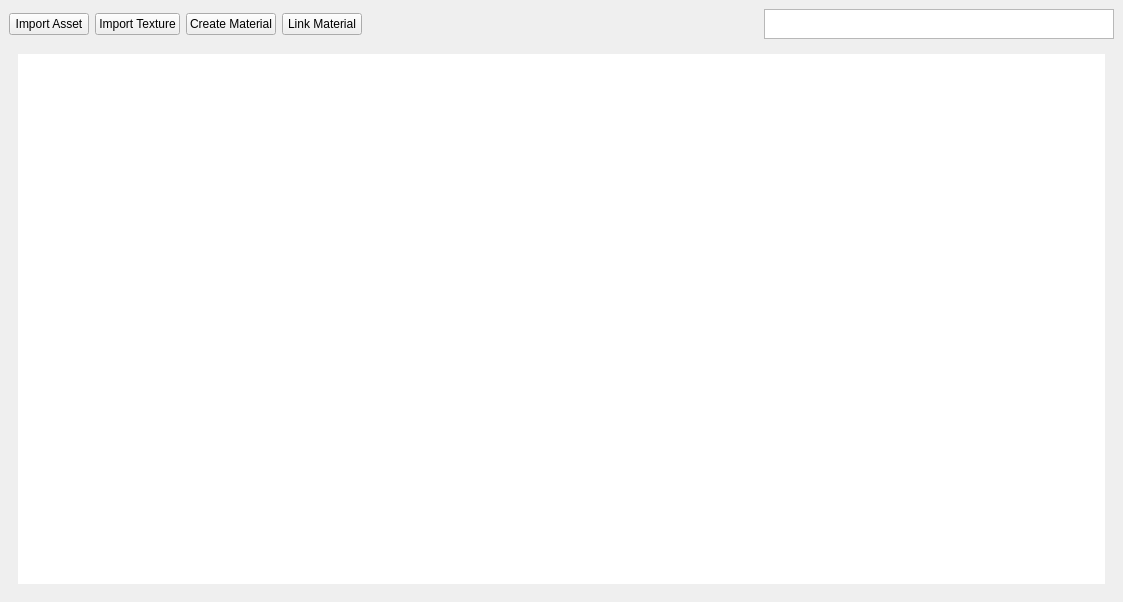
<?xml version="1.0" encoding="UTF-8"?>
<ui version="4.0">
 <class>MainWindow</class>
 <widget class="QMainWindow" name="MainWindow">
  <property name="geometry">
   <rect>
    <x>0</x>
    <y>0</y>
    <width>1123</width>
    <height>602</height>
   </rect>
  </property>
  <property name="windowTitle">
   <string>MainWindow</string>
  </property>
  <widget class="QWidget" name="centralwidget">
   <layout class="QVBoxLayout" name="verticalLayout">
    <item>
     <layout class="QGridLayout" name="gridLayout_2" rowstretch="0,0,1">
      <item row="0" column="3">
       <widget class="QPushButton" name="link_btn">
        <property name="text">
         <string>Link Material</string>
        </property>
       </widget>
      </item>
      <item row="0" column="1">
       <widget class="QPushButton" name="texture_btn">
        <property name="text">
         <string>Import Texture</string>
        </property>
       </widget>
      </item>
      <item row="0" column="4">
       <spacer name="horizontalSpacer">
        <property name="orientation">
         <enum>Qt::Horizontal</enum>
        </property>
        <property name="sizeHint" stdset="0">
         <size>
          <width>40</width>
          <height>20</height>
         </size>
        </property>
       </spacer>
      </item>
      <item row="0" column="0">
       <widget class="QPushButton" name="asset_btn">
        <property name="text">
         <string>Import Asset</string>
        </property>
       </widget>
      </item>
      <item row="0" column="2">
       <widget class="QPushButton" name="material_btn">
        <property name="text">
         <string>Create Material</string>
        </property>
       </widget>
      </item>
      <item row="0" column="5">
       <widget class="QTextEdit" name="search_te">
        <property name="minimumSize">
         <size>
          <width>350</width>
          <height>0</height>
         </size>
        </property>
        <property name="maximumSize">
         <size>
          <width>350</width>
          <height>30</height>
         </size>
        </property>
       </widget>
      </item>
      <item row="2" column="0" colspan="6">
       <widget class="QWidget" name="widget" native="true">
        <layout class="QHBoxLayout" name="horizontalLayout">
         <item>
          <widget class="QListWidget" name="items_lw">
           <property name="mouseTracking">
            <bool>false</bool>
           </property>
           <property name="focusPolicy">
            <enum>Qt::NoFocus</enum>
           </property>
           <property name="styleSheet">
            <string notr="true">.QListWidget{

	border: 0;

}

</string>
           </property>
           <property name="horizontalScrollBarPolicy">
            <enum>Qt::ScrollBarAlwaysOff</enum>
           </property>
           <property name="autoScroll">
            <bool>true</bool>
           </property>
           <property name="selectionMode">
            <enum>QAbstractItemView::NoSelection</enum>
           </property>
           <property name="verticalScrollMode">
            <enum>QAbstractItemView::ScrollPerPixel</enum>
           </property>
           <property name="horizontalScrollMode">
            <enum>QAbstractItemView::ScrollPerPixel</enum>
           </property>
          </widget>
         </item>
        </layout>
       </widget>
      </item>
     </layout>
    </item>
   </layout>
  </widget>
 </widget>
 <resources/>
 <connections/>
</ui>
